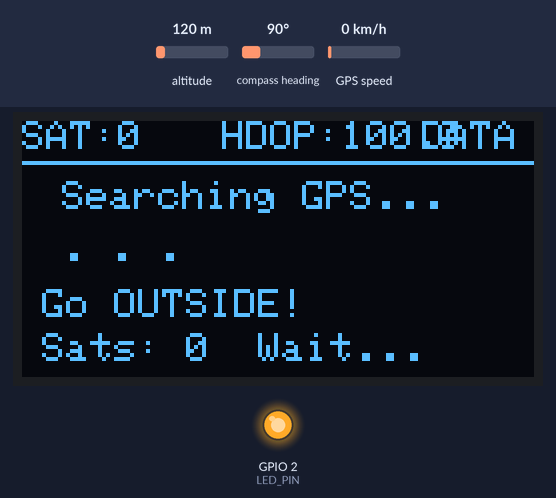
Recording of a sketch running on a simulated ESP32. Shown: 128×64 one-colour display, output pins drawn as LEDs (lit = HIGH). The test bench sets the inputs (shaded band); at power-on: altitude 120 m, compass heading 90°, GPS speed 0 km/h. The GPS gets a fix after 3 s at 37.7749, -122.4194 with 8 satellites; what the sketch prints to the serial monitor is not drawn.

Above: at 1.84 s.
2.8 s: altitude set to 20 m
At 6.0 s:
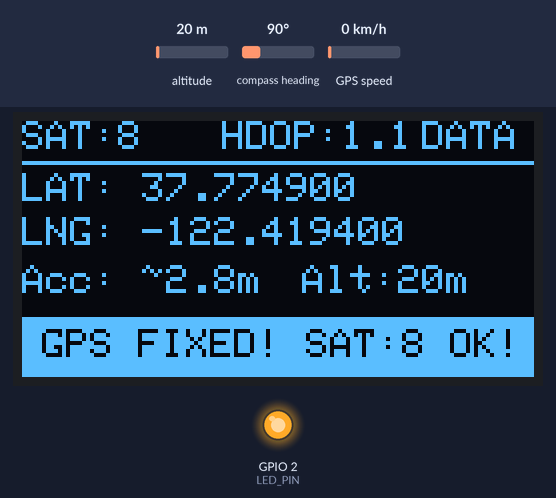
6.5 s: altitude set to 250 m
At 8.1 s:
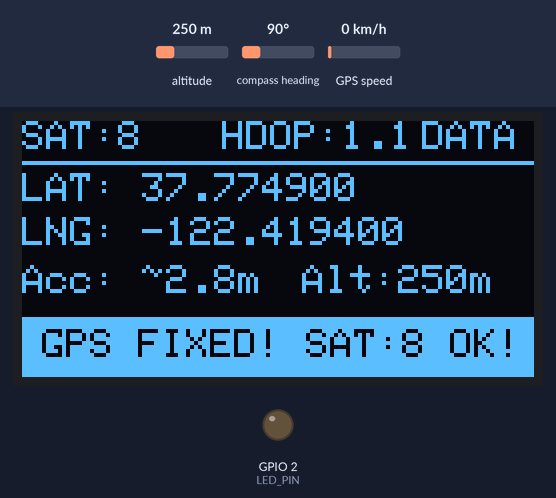
10.5 s: altitude set to 0 m
At 13.7 s:
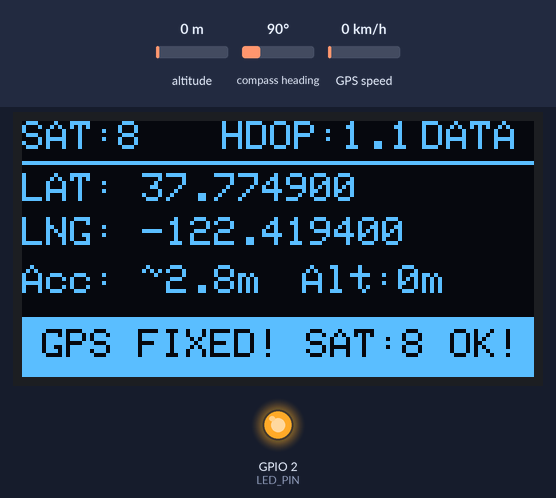
Timing chart, 0 to 18.6 s (numbered marks = the images above; inputs shaded):
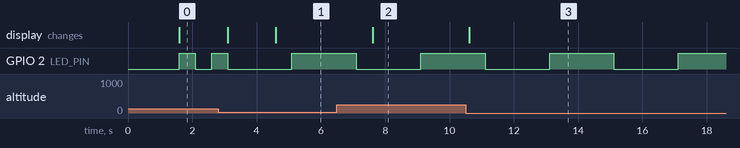

Measured:
- after the input at 6.5 s, the display: changes after 1.1 s (image 2)
- after the input at 10.5 s, the display: changes after 0.11 s (image 3)
- by itself, GPIO 2 (LED_PIN): alternates HIGH for 2.0 s and LOW for 2.0 s

The sketch:

gps_oled_test.ino
```cpp
/**
 * GY-GPS6MV2 + OLED Display + ESP32 Combined Test
 * =================================================
 * Wiring:
 *   GPS VCC  → 3.3V
 *   GPS GND  → GND
 *   GPS TX   → GPIO 16 (RX2)
 *   GPS RX   → GPIO 17 (TX2)
 *
 *   OLED VCC → 3.3V
 *   OLED GND → GND
 *   OLED SDA → GPIO 21
 *   OLED SCL → GPIO 22
 *
 * Libraries:
 *   - TinyGPSPlus (by Mikal Hart)
 *   - Adafruit SSD1306
 *   - Adafruit GFX Library
 *
 * Open Serial Monitor at 115200 baud for debug output.
 * GO OUTSIDE for GPS fix!
 */

#include <Wire.h>
#include <Adafruit_GFX.h>
#include <Adafruit_SSD1306.h>
#include <TinyGPSPlus.h>

// OLED
#define OLED_WIDTH  128
#define OLED_HEIGHT 64
#define OLED_SDA    21
#define OLED_SCL    22
Adafruit_SSD1306 display(OLED_WIDTH, OLED_HEIGHT, &Wire, -1);

// GPS
#define GPS_RX_PIN  16
#define GPS_TX_PIN  17
#define GPS_BAUD    9600
TinyGPSPlus gps;
HardwareSerial gpsSerial(2);

// LED
#define LED_PIN 2

bool oledOK = false;
unsigned long lastUpdate = 0;

void setup() {
  Serial.begin(115200);
  pinMode(LED_PIN, OUTPUT);

  Serial.println();
  Serial.println("====================================");
  Serial.println("  GPS + OLED Combined Test");
  Serial.println("====================================");

  // Init OLED
  Wire.begin(OLED_SDA, OLED_SCL);
  if (display.begin(SSD1306_SWITCHCAPVCC, 0x3C)) {
    oledOK = true;
    Serial.println("[OK] OLED initialized");

    display.clearDisplay();
    display.setTextSize(2);
    display.setTextColor(SSD1306_WHITE);
    display.setCursor(10, 5);
    display.println("COCONUT");
    display.setCursor(20, 28);
    display.println("GPS");
    display.setTextSize(1);
    display.setCursor(10, 52);
    display.println("Waiting for GPS...");
    display.display();
  } else {
    Serial.println("[FAIL] OLED not found! Check SDA/SCL wiring");
  }

  // Init GPS
  gpsSerial.begin(GPS_BAUD, SERIAL_8N1, GPS_RX_PIN, GPS_TX_PIN);
  Serial.println("[OK] GPS serial started on UART2");
  Serial.println();
  Serial.println("Go OUTSIDE for satellite fix!");
  Serial.println();

  delay(1500);
}

void loop() {
  // Read GPS data
  while (gpsSerial.available() > 0) {
    gps.encode(gpsSerial.read());
  }

  // Update display and serial every 1.5 seconds
  if (millis() - lastUpdate >= 1500) {
    lastUpdate = millis();
    updateDisplay();
    printSerial();
  }

  // Blink LED to show device is alive
  static unsigned long lastBlink = 0;
  if (millis() - lastBlink >= (gps.location.isValid() ? 2000 : 500)) {
    lastBlink = millis();
    digitalWrite(LED_PIN, !digitalRead(LED_PIN));
  }
}

void updateDisplay() {
  if (!oledOK) return;

  display.clearDisplay();
  display.setTextColor(SSD1306_WHITE);

  // ---- Top bar ----
  display.setTextSize(1);
  display.setCursor(0, 0);

  // Satellites
  display.print("SAT:");
  if (gps.satellites.isValid()) {
    display.print(gps.satellites.value());
  } else {
    display.print("--");
  }

  // HDOP
  display.setCursor(50, 0);
  display.print("HDOP:");
  if (gps.hdop.isValid()) {
    display.print(gps.hdop.hdop(), 1);
  } else {
    display.print("--");
  }

  // Chars (data flow indicator)
  display.setCursor(100, 0);
  if (gps.charsProcessed() > 10) {
    display.print("DATA");
  } else {
    display.print("NO!!");
  }

  // Separator
  display.drawLine(0, 10, 128, 10, SSD1306_WHITE);

  // ---- Main content ----
  if (gps.charsProcessed() < 10) {
    // No data at all — wiring problem
    display.setTextSize(1);
    display.setCursor(5, 15);
    display.println("NO GPS DATA!");
    display.setCursor(5, 28);
    display.println("Check wiring:");
    display.setCursor(5, 40);
    display.println("GPS TX -> GPIO 16");
    display.setCursor(5, 50);
    display.println("GPS RX -> GPIO 17");

  } else if (!gps.location.isValid()) {
    // Data flowing but no fix yet
    display.setTextSize(1);
    display.setCursor(10, 15);
    display.println("Searching GPS...");

    // Animated dots
    int dots = (millis() / 500) % 4;
    display.setCursor(10, 28);
    for (int i = 0; i < dots; i++) display.print(". ");

    display.setCursor(5, 42);
    display.println("Go OUTSIDE!");
    display.setCursor(5, 53);
    display.print("Sats: ");
    display.print(gps.satellites.isValid() ? gps.satellites.value() : 0);
    display.print("  Wait...");

  } else {
    // GPS fix! Show location
    display.setTextSize(1);

    // Latitude
    display.setCursor(0, 13);
    display.print("LAT: ");
    display.setTextSize(1);
    display.print(gps.location.lat(), 6);

    // Longitude
    display.setCursor(0, 24);
    display.print("LNG: ");
    display.print(gps.location.lng(), 6);

    // Accuracy
    display.setCursor(0, 36);
    display.print("Acc: ~");
    if (gps.hdop.isValid()) {
      float acc = gps.hdop.hdop() * 2.5;
      display.print(acc, 1);
      display.print("m");
    } else {
      display.print("--");
    }

    // Altitude
    display.setCursor(70, 36);
    display.print("Alt:");
    if (gps.altitude.isValid()) {
      display.print(gps.altitude.meters(), 0);
      display.print("m");
    } else {
      display.print("--");
    }

    // Status bar at bottom
    display.fillRect(0, 49, 128, 15, SSD1306_WHITE);
    display.setTextColor(SSD1306_BLACK);
    display.setCursor(5, 52);
    display.print("GPS FIXED! SAT:");
    display.print(gps.satellites.value());
    display.print(" OK!");
    display.setTextColor(SSD1306_WHITE);
  }

  display.display();
}

void printSerial() {
  Serial.println("--- GPS + OLED Status ---");
  Serial.print("OLED: ");
  Serial.println(oledOK ? "OK" : "FAILED");
  Serial.print("GPS chars: ");
  Serial.println(gps.charsProcessed());
  Serial.print("Satellites: ");
  Serial.println(gps.satellites.isValid() ? String(gps.satellites.value()) : "searching");

  if (gps.location.isValid()) {
    Serial.print("Lat: ");
    Serial.println(gps.location.lat(), 6);
    Serial.print("Lng: ");
    Serial.println(gps.location.lng(), 6);
    Serial.print("HDOP: ");
    Serial.println(gps.hdop.hdop(), 2);
    Serial.print("Accuracy: ~");
    Serial.print(gps.hdop.hdop() * 2.5, 1);
    Serial.println("m");
  } else {
    Serial.println("Location: NO FIX (go outside!)");
  }
  Serial.println();
}
```
